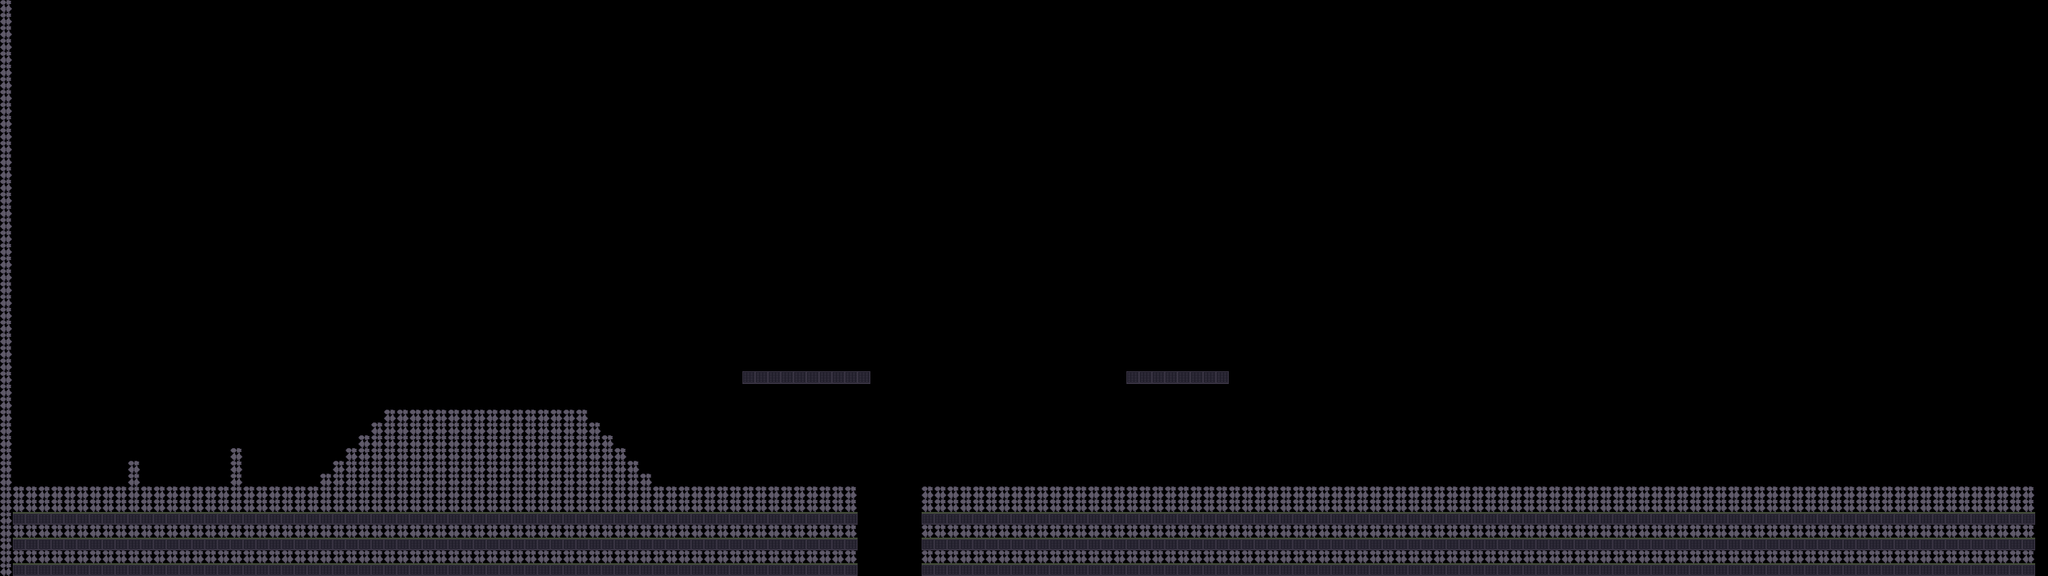

Rendered tile map (Tiled .tmx) drawn with the repository's tilesets; below, a short description and the map source with its tile grids summarised:
An orthogonal 160x45 tile map with 16x16 px tiles, 6 tile layers (BG_Far, BG_Mid, BG_Near, Terrain, ...) and 97 objects (32x Solid, 12x Light, 10x MessageTrigger_Once, 5x Checkpoint, 3x Pickup, ...).

<map version="1.10" tiledversion="1.10.2" orientation="orthogonal" renderorder="right-down" width="160" height="45" tilewidth="16" tileheight="16" infinite="0" nextlayerid="20" nextobjectid="900">
 <properties>
  <property name="schema_version" value="1" />
  <property name="stage_id" value="stage0" />
  <property name="stage_name" value="STAGE 0 - PROLOGUE" />
  <property name="author" value="Equipo docente — Legacy of Infest" />
  <property name="bgm_track" value="bgm_stage0" />
  <property name="background_zone" value="stage0" />
  <property name="climate" value="clear" />
  <property name="time_limit" type="int" value="0" />
  <property name="gravity_multiplier" type="float" value="1.0" />
  <property name="ambient_light" type="float" value="0.8" />
  <property name="start_hour" value="afternoon" />
  <property name="day_length" type="float" value="420" />
  <property name="season" value="autumn" />
  <property name="zone" type="int" value="0" />
   <property name="bloom" type="float" value="0.18" />
   <property name="vignette" type="float" value="0.30" />
   <property name="profundidad_min" type="float" value="0.85" />
   <property name="profundidad_max" type="float" value="1.0" />
   <property name="profundidad_curva" type="float" value="1.5" />
   <property name="orden_por_y" type="bool" value="true" />
   <property name="sombras_proyectadas" type="bool" value="true" />
  <property name="ambient_fx" value="spores" />
  <property name="ambient_fx_rate" type="float" value="14" />
 </properties>
 <tileset firstgid="1" name="tileset_stage0" tilewidth="16" tileheight="16" tilecount="4096" columns="64">
  <image source="../../tilesets/tileset_stage0.png" width="1024" height="1024" />
 </tileset>
 <layer id="1" name="BG_Far" width="160" height="45">
  <data>[7200 cells, 0 non-empty, 0 distinct tile ids]</data>
 </layer>
 <layer id="2" name="BG_Mid" width="160" height="45">
  <data>[7200 cells, 0 non-empty, 0 distinct tile ids]</data>
 </layer>
 <layer id="3" name="BG_Near" width="160" height="45">
  <data>[7200 cells, 0 non-empty, 0 distinct tile ids]</data>
 </layer>
 <layer id="4" name="Terrain" width="160" height="45">
  <data>[7200 cells, 1310 non-empty, 7 distinct tile ids]</data>
 </layer>
 <layer id="5" name="Terrain_Detail" width="160" height="45">
  <data>[7200 cells, 0 non-empty, 0 distinct tile ids]</data>
 </layer>
 <layer id="6" name="FG_Overlay" width="160" height="45">
  <data>[7200 cells, 0 non-empty, 0 distinct tile ids]</data>
 </layer>
 <objectgroup id="7" name="Collision">
  <object id="2" name="Solid_2" type="Solid" x="0" y="608" width="1072" height="112" />
  <object id="3" name="Solid_3" type="Solid" x="1152" y="608" width="1408" height="112" />
  <object id="4" name="Solid_4" type="Solid" x="-16" y="0" width="16" height="720" />
  <object id="5" name="Solid_5" type="Solid" x="2560" y="0" width="16" height="720" />
  <object id="6" name="Solid_6" type="Solid" x="160" y="576" width="16" height="32" />
  <object id="7" name="Solid_7" type="Solid" x="288" y="560" width="16" height="48" />
  <object id="8" name="Solid_8" type="Solid" x="400" y="592" width="16" height="16" />
  <object id="9" name="Solid_9" type="Solid" x="416" y="576" width="16" height="32" />
  <object id="10" name="Solid_10" type="Solid" x="432" y="560" width="16" height="48" />
  <object id="11" name="Solid_11" type="Solid" x="448" y="544" width="16" height="64" />
  <object id="12" name="Solid_12" type="Solid" x="464" y="528" width="16" height="80" />
  <object id="13" name="Solid_13" type="Solid" x="480" y="512" width="16" height="96" />
  <object id="14" name="Solid_14" type="Solid" x="496" y="512" width="16" height="96" />
  <object id="15" name="Solid_15" type="Solid" x="512" y="512" width="16" height="96" />
  <object id="16" name="Solid_16" type="Solid" x="528" y="512" width="16" height="96" />
  <object id="17" name="Solid_17" type="Solid" x="544" y="512" width="16" height="96" />
  <object id="18" name="Solid_18" type="Solid" x="560" y="512" width="16" height="96" />
  <object id="19" name="Solid_19" type="Solid" x="576" y="512" width="16" height="96" />
  <object id="20" name="Solid_20" type="Solid" x="592" y="512" width="16" height="96" />
  <object id="21" name="Solid_21" type="Solid" x="608" y="512" width="16" height="96" />
  <object id="22" name="Solid_22" type="Solid" x="624" y="512" width="16" height="96" />
  <object id="23" name="Solid_23" type="Solid" x="640" y="512" width="16" height="96" />
  <object id="24" name="Solid_24" type="Solid" x="656" y="512" width="16" height="96" />
  <object id="25" name="Solid_25" type="Solid" x="672" y="512" width="16" height="96" />
  <object id="26" name="Solid_26" type="Solid" x="688" y="512" width="16" height="96" />
  <object id="27" name="Solid_27" type="Solid" x="704" y="512" width="16" height="96" />
  <object id="28" name="Solid_28" type="Solid" x="720" y="512" width="16" height="96" />
  <object id="29" name="Solid_29" type="Solid" x="736" y="528" width="16" height="80" />
  <object id="30" name="Solid_30" type="Solid" x="752" y="544" width="16" height="64" />
  <object id="31" name="Solid_31" type="Solid" x="768" y="560" width="16" height="48" />
  <object id="32" name="Solid_32" type="Solid" x="784" y="576" width="16" height="32" />
  <object id="33" name="Solid_33" type="Solid" x="800" y="592" width="16" height="16" />
  <object id="34" name="Platform_34" type="Platform" x="928" y="464" width="160" height="8" />
  <object id="35" name="Platform_35" type="Platform" x="1408" y="464" width="128" height="8" />
 </objectgroup>
 <objectgroup id="8" name="Objects">
  <object id="201" name="PlayerSpawn_201" type="PlayerSpawn" x="48" y="544" width="16" height="32" />
  <object id="202" name="Objective_202" type="Objective" x="48" y="528" width="0" height="0">
   <properties>
    <property name="objective_id" value="llegar_al_final" />
    <property name="text" value="Llega al final del prologo" />
    <property name="kind" value="bandera" />
    <property name="target" value="stage0_completado" />
   </properties>
  </object>
  <object id="203" name="Objective_203" type="Objective" x="64" y="528" width="0" height="0">
   <properties>
    <property name="objective_id" value="tres_infectados" />
    <property name="text" value="Derrota a tres infectados" />
    <property name="kind" value="derrotar" />
    <property name="count" type="int" value="3" />
    <property name="optional" type="bool" value="true" />
   </properties>
  </object>
  <object id="204" name="MessageTrigger_Once_204" type="MessageTrigger_Once" x="80" y="544" width="48" height="48">
   <properties>
    <property name="text" value="Flechas para moverte. Espacio para saltar." />
    <property name="dialogue" value="intro_prologo" />
   </properties>
  </object>
  <object id="205" name="MessageTrigger_Once_205" type="MessageTrigger_Once" x="224" y="544" width="48" height="48">
   <properties>
    <property name="text" value="Z ataca. Tambien puedes saltar por encima." />
   </properties>
  </object>
  <object id="206" name="Walker_206" type="Walker" x="288" y="580" width="24" height="28">
   <properties>
    <property name="max_health" type="float" value="2.0" />
    <property name="patrol_length" type="float" value="80.0" />
    <property name="patrol_speed" type="float" value="60.0" />
    <property name="alert_speed" type="float" value="90.0" />
   </properties>
  </object>
  <object id="207" name="Checkpoint_207" type="Checkpoint" x="352" y="576" width="16" height="32">
   <properties>
    <property name="checkpoint_id" type="int" value="0" />
   </properties>
  </object>
  <object id="208" name="MessageTrigger_Once_208" type="MessageTrigger_Once" x="400" y="544" width="48" height="48">
   <properties>
    <property name="text" value="Sube. Con G o Arriba te agarras a la liana." />
   </properties>
  </object>
  </objectgroup>
</map>
<!-- 55 of 97 objects omitted -->
